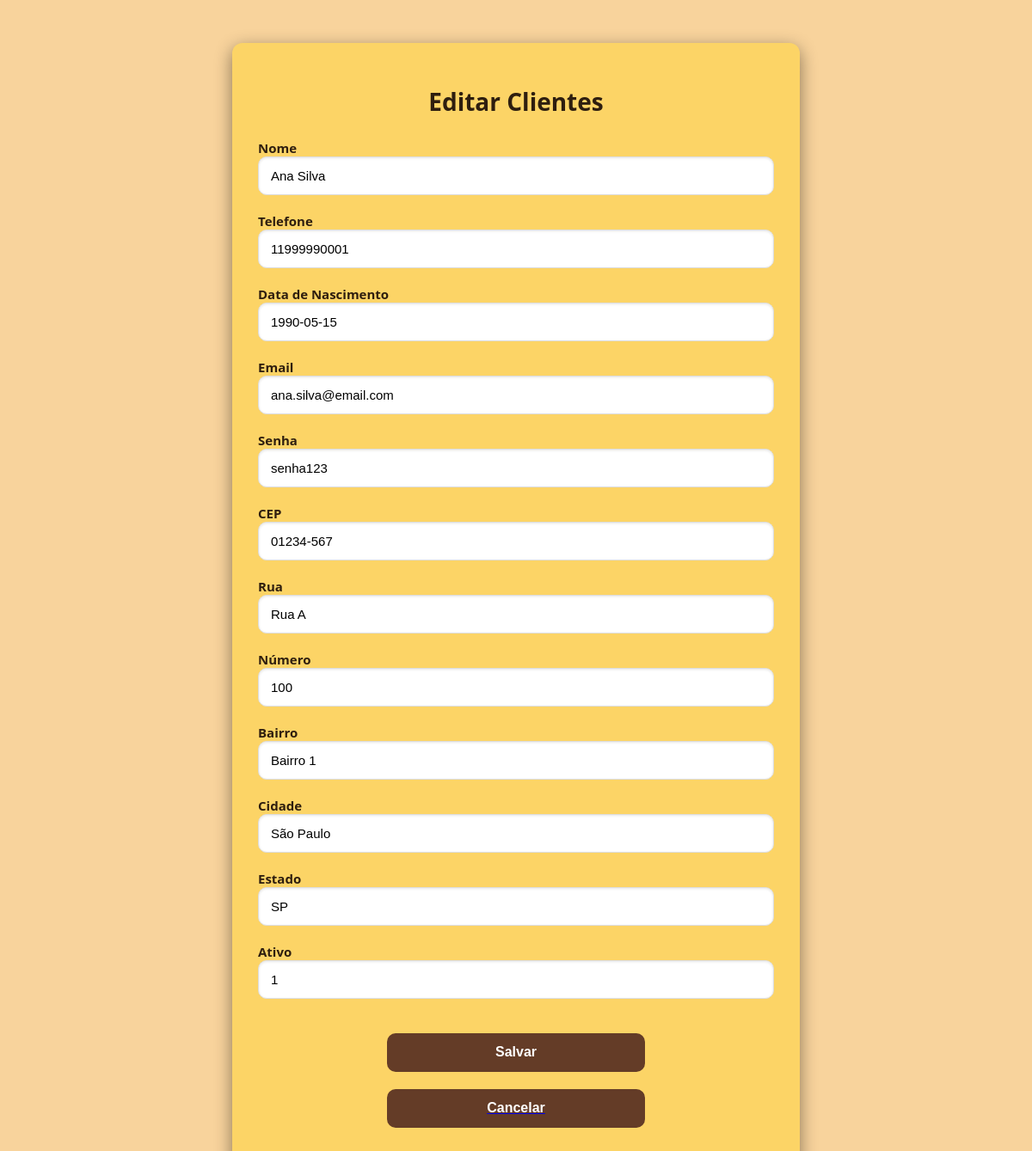
The app's page /crud/FormEditarClientes.php?editarid=1 with its own data.
### tables this page shows
CREATE TABLE IF NOT EXISTS `tb_clientes` (
  `id_clientes` INT NOT NULL AUTO_INCREMENT,
  `nome` VARCHAR(60) NOT NULL,
  `telefone` VARCHAR(20) NOT NULL,
  `cpf` VARCHAR(14) NOT NULL,
  `data_nascimento` DATE NOT NULL,
  `email` VARCHAR(100) NOT NULL,
  `senha` VARCHAR(45) NOT NULL,
  `cep` VARCHAR(9) NOT NULL,
  `rua` VARCHAR(45) NOT NULL,
  `numero` INT NOT NULL,
  `bairro` VARCHAR(45) NOT NULL,
  `cidade` VARCHAR(45) NOT NULL,
  `estado` VARCHAR(2) NOT NULL,
  `data_cadastro` TIMESTAMP DEFAULT CURRENT_TIMESTAMP,
  `ativo` TINYINT(1) NOT NULL DEFAULT 1,
  PRIMARY KEY (`id_clientes`)
);

### crud/FormEditarClientes.php (the view, shortened to what this page needs)
<!DOCTYPE html>
<html lang="pt-br">
<head>
    <link rel="stylesheet" href="../css/editar.css"/>
</head>
<body>
    <?php
        include("../conectarbd.php");
        $recid = filter_input(INPUT_GET, 'editarid');
        $selecionar = mysqli_query($conn, "SELECT * FROM tb_clientes WHERE id_clientes=$recid");
        $campo = mysqli_fetch_array($selecionar);
    ?>
        <div class="formulario">
            <h1>Editar Clientes</h1>
            <form method="post" action="EditarCliente.php">
                <label>Nome</label>
                <input type="text" name="nome" placeholder="Nome" value="<?=$campo["nome"]?>">
                <label>Telefone</label>
                <input type="text" name="telefone" placeholder="Telefone" value="<?=$campo["telefone"]?>">
                <label>Data de Nascimento</label>
                <input type="text" name="data_nascimento" placeholder="Data de nascimento" value="<?=$campo["data_nascimento"]?>">
                <label>Email</label>
                <input type="text" name="email" placeholder="Email" value="<?=$campo["email"]?>">
                <label>Senha</label>
                <input type="text" name="senha" placeholder="Senha" value="<?=$campo["senha"]?>">
                <label>CEP</label>
                <input type="text" name="cep" placeholder="CEP" value="<?=$campo["cep"]?>">
                <label>Rua</label>
                <input type="text" name="rua" placeholder="Rua" value="<?=$campo["rua"]?>">
                <label>Número</label>
                <input type="text" name="numero" placeholder="Número" value="<?=$campo["numero"]?>">
                <label>Bairro</label>
                <input type="text" name="bairro" placeholder="Bairro" value="<?=$campo["bairro"]?>">
                <label>Cidade</label>
                <input type="text" name="cidade" placeholder="Cidade" value="<?=$campo["cidade"]?>">
                <label>Estado</label>
                <input type="text" name="estado" placeholder="Estado" value="<?=$campo["estado"]?>">
                <label>Ativo</label>
                <input class="form-input" type="text" name="ativo" placeholder="Ativo" value="<?=$campo["ativo"]?>">
                <input type="submit" class="botoes" value="Salvar">
                <a href="FormConsultarClientes.php"><button type="button" class="botoes">Cancelar</button></a>
            </form>
        </div>
</body>
</html>

### css/editar.css (style rules this page uses)
body { background-color: #F8D39C; font-family: 'Segoe UI', Tahoma, Geneva, Verdana, sans-serif; color: #2e1e0f; margin: 0; padding: 0; }
.formulario { max-width: 600px; margin: 50px auto; padding: 30px; background-color: #fcd466; border-radius: 12px; box-shadow: 0 6px 20px rgba(0, 0, 0, 0.45); }
.formulario h1 { font-size: 28px; margin-bottom: 25px; color: #2e1e0f; text-align: center; }
.formulario label { display: block; font-weight: 600; font-size: 15px; }
.formulario input[type="text"], .formulario input[type="email"], .formulario input[type="date"], .formulario input[type="password"], .formulario input[type="number"] { width: 100%; padding: 10px 14px; border: 1px solid #ddd; border-radius: 10px; font-size: 15px; background-color: #fff; box-shadow: inset 0 1px 3px rgba(0,0,0,0.1); transition: box-shadow 0.2s ease; box-sizing: border-box; height: 45px; margin-bottom: 20px; }
.botoes { display: block; width: 50%; height: 45px; margin: 20px auto; background-color: #643c27; color: #fff; font-weight: bold; border: none; border-radius: 10px; font-size: 16px; cursor: pointer; transition: background-color 0.3s ease, transform 0.2s ease; }

### records on screen
tb_clientes: nome "Ana Silva", telefone "11999990001", data_nascimento "1990-05-15", email "ana.silva@email.com", senha "senha123", cep "01234-567", rua "Rua A", numero "100", bairro "Bairro 1", cidade "São Paulo", estado "SP", ativo "1"
